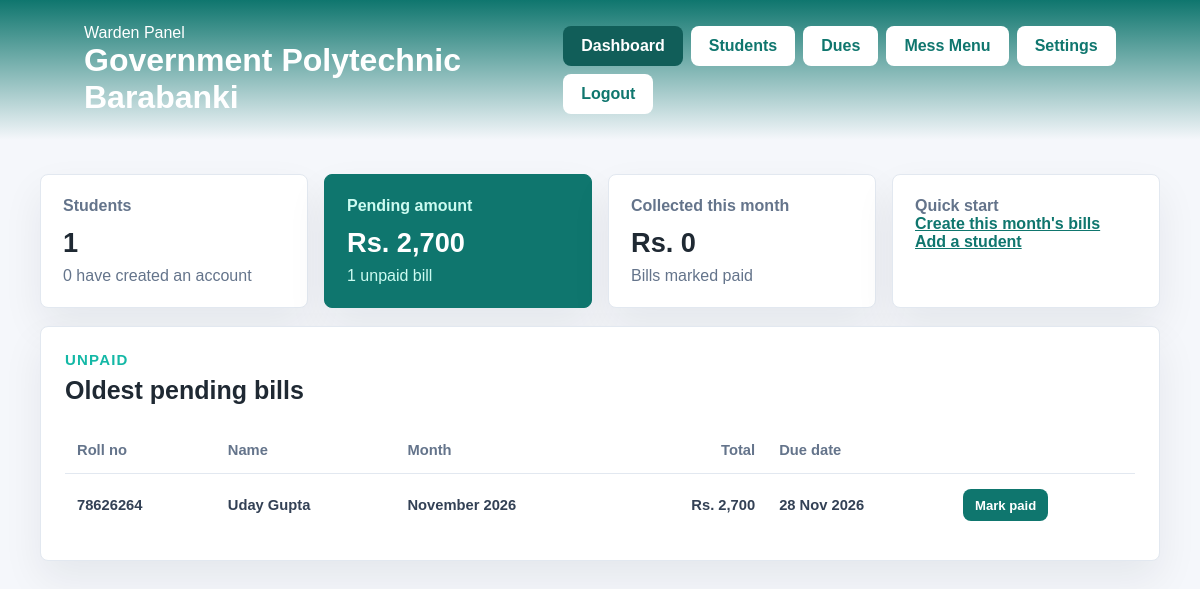
The page /admin/index.php (signed in) on the database its author committed.
### tables this page shows
CREATE TABLE dues (
  id INT AUTO_INCREMENT PRIMARY KEY,
  student_id INT NOT NULL,
  month DATE NOT NULL,                       
  base_amount DECIMAL(10,2) NOT NULL,
  deduction DECIMAL(10,2) NOT NULL DEFAULT 0,    
  deduction_reason VARCHAR(150) NULL,
  fine DECIMAL(10,2) NOT NULL DEFAULT 0,
  due_date DATE NOT NULL,
  status ENUM('pending','paid') NOT NULL DEFAULT 'pending',
  paid_on DATE NULL,
  UNIQUE KEY uq_student_month (student_id, month),
  FOREIGN KEY (student_id) REFERENCES students(id) ON DELETE CASCADE
);

CREATE TABLE students (
  id INT AUTO_INCREMENT PRIMARY KEY,
  roll_no VARCHAR(30) NOT NULL UNIQUE,
  name VARCHAR(100) NOT NULL,
  course VARCHAR(60) NOT NULL,
  branch VARCHAR(100) NOT NULL,
  batch VARCHAR(20) NULL,
  room_no VARCHAR(10) NOT NULL,
  monthly_fee DECIMAL(10,2) NOT NULL DEFAULT 2700,
  password_hash VARCHAR(255) NULL,           
  activation_code_hash VARCHAR(255) NULL,    
  activation_expires DATETIME NULL,
  activation_attempts TINYINT NOT NULL DEFAULT 0,
  created_at TIMESTAMP NOT NULL DEFAULT CURRENT_TIMESTAMP
);

### config.php (called while the page is built, shortened)
<?php
function e($v): string
{
    return htmlspecialchars((string)$v, ENT_QUOTES, 'UTF-8');
}
function money($n): string
{
    $s = number_format((float)$n, 2);
    if (substr($s, -3) === '.00') {
        $s = substr($s, 0, -3);
    }
    return 'Rs. ' . $s;
}
function fmt_date(?string $d): string
{
    return $d ? date('d M Y', strtotime($d)) : '-';
}
function month_label(string $d): string
{
    return date('F Y', strtotime($d));
}

### admin/index.php (the view, shortened to what this page needs)
<?php
require __DIR__ . '/../config.php';
$pdo = db();
$students = (int)$pdo->query('SELECT COUNT(*) FROM students')->fetchColumn();
$registered = (int)$pdo->query('SELECT COUNT(*) FROM students WHERE password_hash IS NOT NULL')->fetchColumn();
$pendingCount = (int)$pdo->query("SELECT COUNT(*) FROM dues WHERE status = 'pending'")->fetchColumn();
$pendingAmt = (float)$pdo->query("SELECT COALESCE(SUM(base_amount - deduction + fine), 0) FROM dues WHERE status = 'pending'")->fetchColumn();
$collected = (float)$pdo->query("SELECT COALESCE(SUM(base_amount - deduction + fine), 0) FROM dues WHERE status = 'paid' AND paid_on >= DATE_FORMAT(CURDATE(), '%Y-%m-01')")->fetchColumn();
$rows = $pdo->query("SELECT d.id, d.month, d.due_date, (d.base_amount - d.deduction + d.fine) AS total, s.roll_no, s.name
    FROM dues d JOIN students s ON s.id = d.student_id
    WHERE d.status = 'pending' ORDER BY d.due_date, s.roll_no LIMIT 15")->fetchAll();
require __DIR__ . '/_header.php';
?>
<div class="stack">
    <section class="stat-grid">
        <article class="summary-card"><span>Students</span><strong><?= $students ?></strong><p><?= $registered ?> have created an account</p></article>
        <article class="summary-card due-card"><span>Pending amount</span><strong><?= e(money($pendingAmt)) ?></strong><p><?= $pendingCount ?> unpaid bill<?= $pendingCount === 1 ? '' : 's' ?></p></article>
        <article class="summary-card"><span>Collected this month</span><strong><?= e(money($collected)) ?></strong><p>Bills marked paid</p></article>
        <article class="summary-card"><span>Quick start</span><p><a class="inline-link" href="dues.php">Create this month's bills</a></p><p><a class="inline-link" href="students.php">Add a student</a></p></article>
    </section>
    <article class="panel">
        <div class="panel-header"><div><p class="heading">Unpaid</p><h3>Oldest pending bills</h3></div></div>
        <div class="scroll">
            <table class="admin-table">
                <thead><tr><th>Roll no</th><th>Name</th><th>Month</th><th class="num">Total</th><th>Due date</th><th></th></tr></thead>
                <tbody>
                <?php foreach ($rows as $r): ?>
                    <tr>
                        <td><?= e($r['roll_no']) ?></td>
                        <td><?= e($r['name']) ?></td>
                        <td><?= e(month_label($r['month'])) ?></td>
                        <td class="num"><?= e(money($r['total'])) ?></td>
                        <td><?= e(fmt_date($r['due_date'])) ?></td>
                        <td>
                            <form method="post" action="dues.php">
                                <button class="btn small" type="submit">Mark paid</button>
                            </form>
                        </td>
                    </tr>
                <?php endforeach; ?>
                </tbody>
            </table>
        </div>
    </article>
</div>
<?php require __DIR__ . '/_footer.php'; ?>

### user_interface/userinterface.css (style rules this page uses)
* { box-sizing: border-box; margin: 0; padding: 0; }
body { min-height: 100vh; font-family: Arial, Helvetica, sans-serif; color: #1f2933; background: #f5f7fb; }
.heading { margin-bottom: 8px; color: #14b8a6; font-size: 15px; font-weight: 800; letter-spacing: 0.08em; text-transform: uppercase; }
.summary-card, .panel { background: #ffffff; border: 1px solid #e2e8f0; border-radius: 8px; box-shadow: 0 18px 40px rgba(15, 23, 42, 0.07); }
.summary-card { padding: 22px; }
.summary-card span { color: #64748b; font-weight: 700; }
.summary-card strong { display: block; margin: 12px 0 8px; font-size: 2rem; }
.summary-card p { color: #64748b; }
.due-card { color: #ffffff; background: #0f766e; border-color: #0f766e; }
.due-card span, .due-card p { color: #ccfbf1; }
.panel { padding: 24px; }
.panel-header { display: flex; align-items: center; justify-content: space-between; gap: 16px; margin-bottom: 22px; }
.panel-header h3 { font-size: 25px; letter-spacing: 0; }
.qr, .btn { padding: 10px 18px; width: min(100%, 240px); color: #ffffff; font-size: 15px; font-weight: 800; cursor: pointer; text-decoration: none; background: #0f766e; border: 0; border-radius: 8px; transition: background 0.2s ease, transform 0.2s ease; }
table { width: 100%; border-collapse: collapse; }
th, td { padding: 15px 12px; text-align: center; border-bottom: 1px solid #e2e8f0; }
th { color: #64748b; font-size: 12px; text-transform: uppercase; }
td { color: #334155; font-weight: 700; }
tr:last-child td { border-bottom: 0; }
.small { font-size: 0.85rem; }
.inline-link { color: #0f766e; font-weight: 800; }

### admin/admin.css (style rules this page uses)
.stack { display: grid; gap: 18px; }
.scroll { overflow-x: auto; }
.scroll table { min-width: 640px; }
.admin-table th, .admin-table td { text-align: left; font-size: 0.92rem; vertical-align: middle; }
.admin-table th { text-transform: none; }
.admin-table td.num, .admin-table th.num { text-align: right; }
.btn { display: inline-flex; align-items: center; justify-content: center; height: auto; min-height: 40px; }
.btn.small { width: auto; min-height: 32px; padding: 6px 12px; font-size: 0.82rem; }
.btn:not(a) { width: auto; }
.stat-grid { display: grid; grid-template-columns: repeat(4, 1fr); gap: 16px; }
.stat-grid .summary-card strong { font-size: 1.7rem; }

### rows shown on the page
dues: student.roll_no "78626264", student.name "Uday Gupta", month "November 2026", total "Rs. 2,700", due_date "28 Nov 2026"

### other values the page prints
setting('hostel_name', 'Hostel') "Government Polytechnic Barabanki"
$label "Dashboard"
$label "Students"
$label "Dues"
$label "Mess Menu"
$label "Settings"
$students "1"
$registered "0"
money($pendingAmt) "Rs. 2,700"
$pendingCount "1"
money($collected) "Rs. 0"
